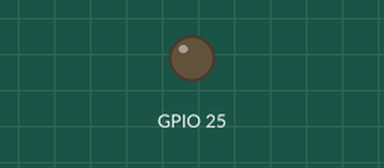
Simulated run of this sketch. Board: ESP32. On the bench: output pins drawn as LEDs (lit = HIGH).

Above: at 0.15 s.
At 0.81 s:
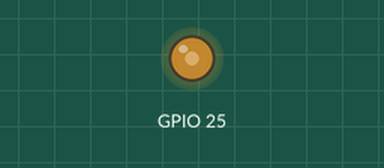
Timing chart, 0 to 0.7 s (numbered marks = the images above):
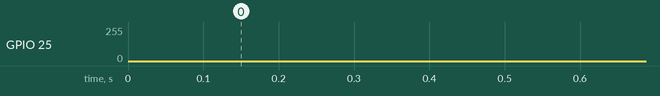

The sketch:

sound_test.ino
```cpp
#include <driver/dac.h>
#include <math.h>

// サンプリングレート（Hz）
#define SAMPLE_RATE 16000
// LFOの周波数範囲（Hz）
#define MIN_FREQUENCY 220
#define MAX_FREQUENCY 12000
// LFOの1サイクル時間（秒）
#define LFO_PERIOD 5.0  // 例: 5秒で220Hz→12000Hz→220Hz

void setup() {
  // DACチャネル1（GPIO25）を有効化
  dac_output_enable(DAC_CHANNEL_1);
}

void loop() {
  // 現在の時間をマイクロ秒で取得
  unsigned long currentMicros = micros();
  static unsigned long previousMicros = 0;
  // サンプリング間隔（マイクロ秒）
  unsigned long interval = 1000000 / SAMPLE_RATE;

  if (currentMicros - previousMicros >= interval) {
    previousMicros = currentMicros;

    // 現在の時刻（秒）を取得
    float time = (float)currentMicros / 1000000.0;

    // LFO：三角波で周波数を変化（0～1の範囲で往復）
    float lfoTime = fmod(time, LFO_PERIOD) / LFO_PERIOD; // 0～1に正規化
    float lfoValue;
    if (lfoTime < 0.5) {
      // 上昇（0～0.5→0～1）
      lfoValue = 2.0 * lfoTime;
    } else {
      // 下降（0.5～1→1～0）
      lfoValue = 2.0 * (1.0 - lfoTime);
    }

    // 周波数を線形補間（220Hz～12000Hz）
    float frequency = MIN_FREQUENCY + (MAX_FREQUENCY - MIN_FREQUENCY) * lfoValue;

    // サイン波の位相を計算
    float angle = 2.0 * PI * frequency * time;
    float sineValue = sin(angle);

    // DAC用にスケール（120～130、PAM8403の感度を考慮）
    uint8_t dacValue = (uint8_t)(120 + (sineValue + 1.0) * 5);

    // DACに出力
    dac_output_voltage(DAC_CHANNEL_1, dacValue);
  }
}
```
